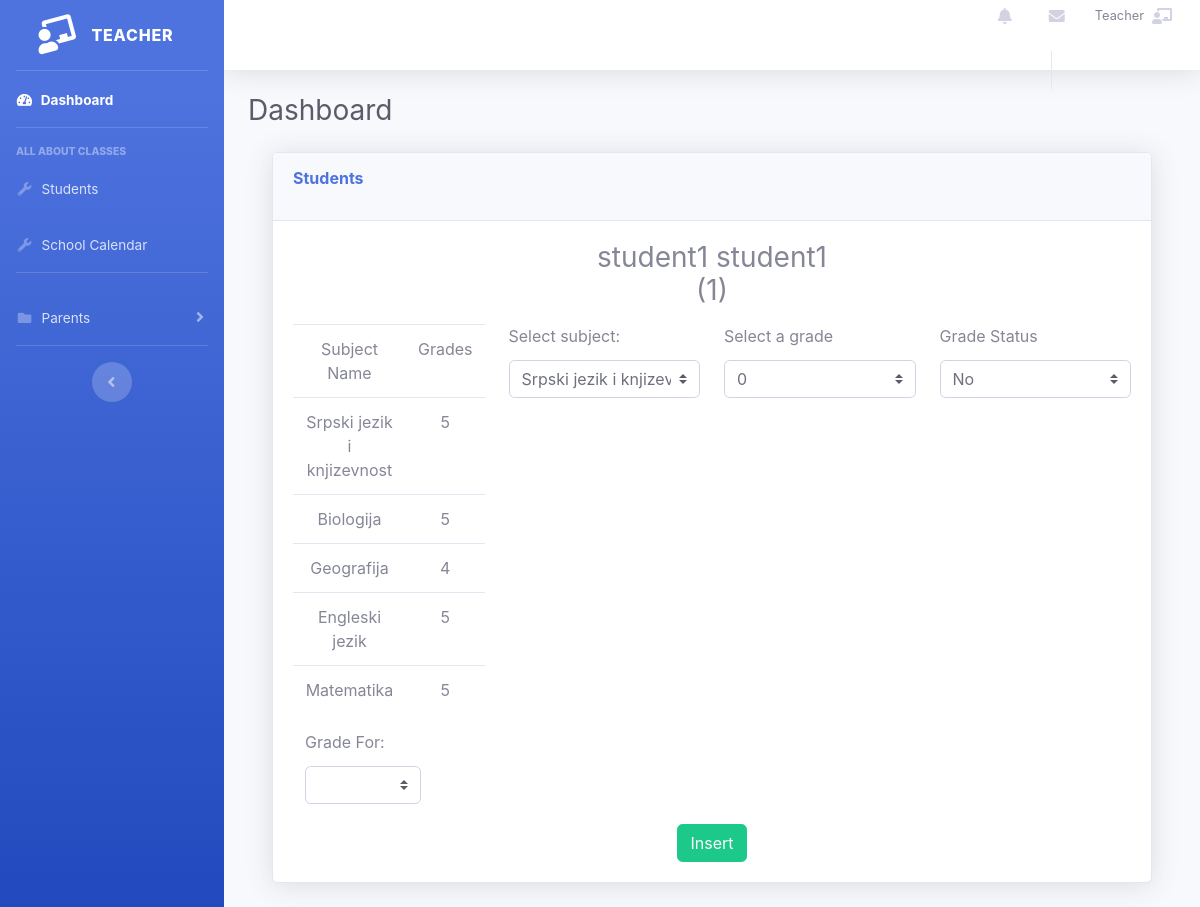
The page /users/insertg/27 (signed in) on the database as committed earlier.
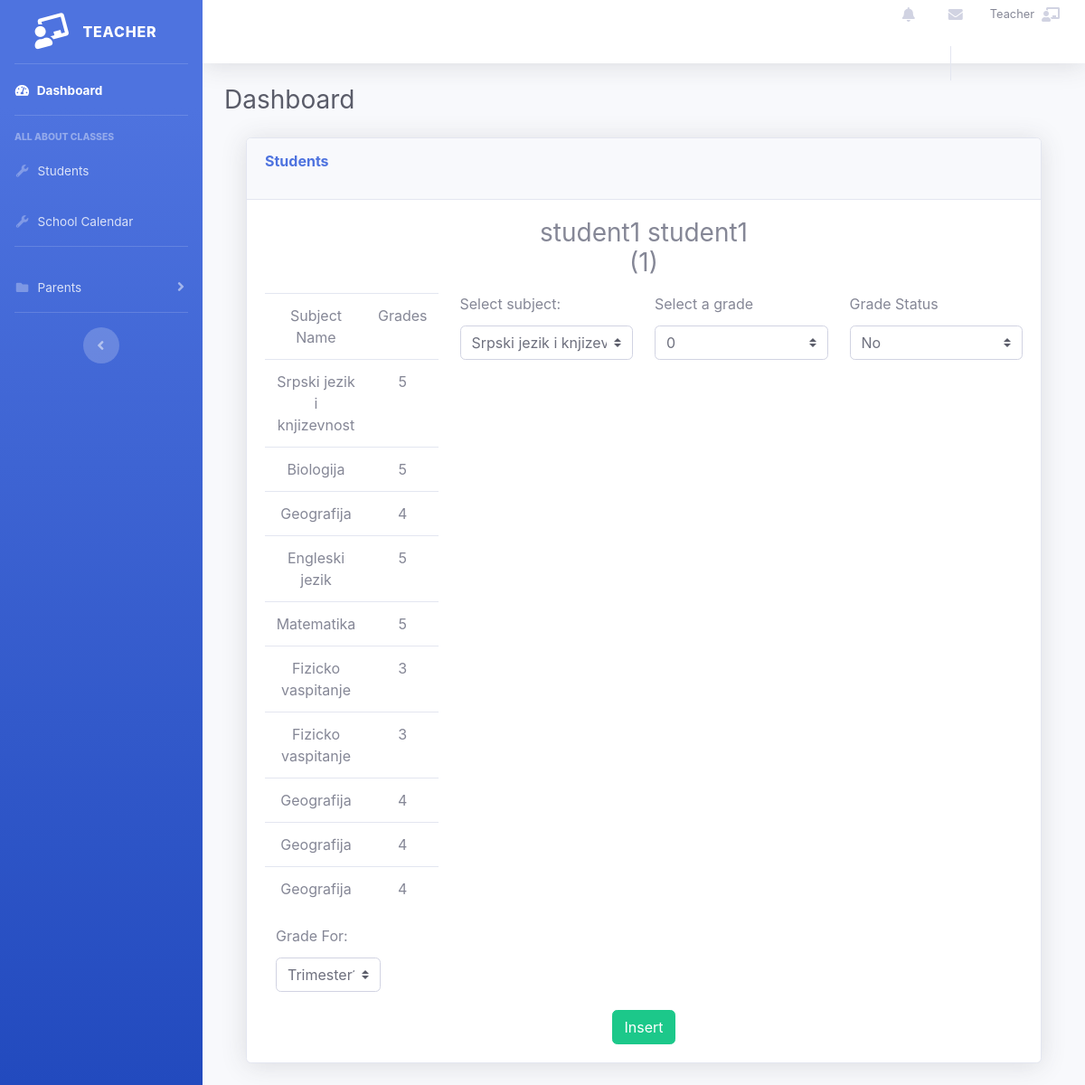
The same page on the database as committed later.
### tables this page shows
CREATE TABLE IF NOT EXISTS `students_subjects` (
  `id_student_subject` int(11) NOT NULL AUTO_INCREMENT,
  `grades` int(11) NOT NULL,
  `grade_status` tinyint(1) NOT NULL,
  `school_class_id` int(11) NOT NULL,
  `id_student` int(11) NOT NULL,
  `id_subject` int(11) NOT NULL,
  `grade_for_id` int(11) NOT NULL,
  PRIMARY KEY (`id_student_subject`),
  KEY `fk_students_subjects_students1_idx` (`id_student`),
  KEY `fk_students_subjects_subjects1_idx` (`id_subject`)
);

CREATE TABLE IF NOT EXISTS `subjects` (
  `id_subject` int(11) NOT NULL AUTO_INCREMENT,
  `name` varchar(45) NOT NULL,
  PRIMARY KEY (`id_subject`)
);

### app/libraries/Core.php (called while the page is built, shortened)
<?php
  class Core {
    protected $currentMethod = 'index';
    public function __construct(){
      $url = $this->getUrl();
      if(file_exists('../app/controllers/' . ucwords($url[0]). '.php')){
        unset($url[0]);
      }
      $this->currentController = new $this->currentController;
      if(isset($url[1])){
        if(method_exists($this->currentController, $url[1])){
          $this->currentMethod = $url[1];
          unset($url[1]);
        }
      }
      $this->params = $url ? array_values($url) : [];
      call_user_func_array([$this->currentController, $this->currentMethod], $this->params);
    }
    public function getUrl(){
      if(isset($_GET['url'])){
        $url = rtrim($_GET['url'], '/');
        $url = filter_var($url, FILTER_SANITIZE_URL);
        $url = explode('/', $url);
        return $url;
      }
    }
  }

### public/index.php (called while the page is built, shortened)
<?php
$init = new Core;

### app/libraries/Database.php (called while the page is built, shortened)
<?php
class Database
{
  private $host = DB_HOST;
  private $user = DB_USER;
  private $pass = DB_PASS;
  private $dbname = DB_NAME;
  private $dbh;
  private $stmt;
  public function __construct()
  {
    $dsn = 'mysql:host=' . $this->host . ';dbname=' . $this->dbname;
    $options = array(
      PDO::ATTR_PERSISTENT => true,
      PDO::ATTR_ERRMODE => PDO::ERRMODE_EXCEPTION
    );
    try {
      $this->dbh = new PDO($dsn, $this->user, $this->pass, $options);
    } catch (PDOException $e) {
      $this->error = $e->getMessage();
      echo $this->error;
    }
  }
  public function query($sql)
  {
    $this->stmt = $this->dbh->prepare($sql);
  }
  public function bind($param, $value, $type = null)
  {
    if (is_null($type)) {
      switch (true) {
        default:
          $type = PDO::PARAM_STR;
      }
    }
    $this->stmt->bindValue($param, $value, $type);
  }
  public function execute()
  {
    return $this->stmt->execute();
  }
  public function resultSet($fetch = PDO::FETCH_OBJ)
  {
    $this->execute();
    return $this->stmt->fetchAll($fetch);
  }
  public function single($fetch = PDO::FETCH_OBJ)
  {
    $this->execute();
    return $this->stmt->fetch($fetch);
  }
}

### app/models/Student.php (called while the page is built, shortened)
<?php
class Student
{
    private $db;
    public function __construct()
    {
        $this->db = new Database();
    }
    public function getStudentById($id)
    {
        $this->db->query('SELECT students.id_student,
                          students.first_name,
                          students.last_name,
                          students.id_school_class FROM students WHERE id_student = :id_student');
        $this->db->bind(':id_student', $id);
        $row = $this->db->single();
        return $row;
    }
}

### app/models/Grade.php (called while the page is built, shortened)
<?php
class Grade
{
    private $db;
    public function __construct()
    {
        $this->db = new Database();
    }
    public function showgrade($id)
    {
        $this->db->query('SELECT students_subjects.id_student_subject, students_subjects.grades, subjects.name, students_subjects.id_student, students_subjects.grade_status
                          FROM students_subjects
                          JOIN subjects
                          ON subjects.id_subject = students_subjects.id_subject
                          WHERE students_subjects.id_student = :id_student');
        $this->db->bind(':id_student', $id);
        $row = $this->db->resultSet();
        return $row;
    }
    public function showallgrades()
    {
        $this->db->query('SELECT grades, grade_status, school_class_id, id_student, id_subject
                          FROM students_subjects');
        $grades = $this->db->resultSet();
        return $grades;
    }
    public function getGradeIdbyStudent($id)
    {
        $this->db->query('SELECT id_student
                          FROM students_subjects
                          WHERE id_student = :id_student');
        $this->db->bind(':id_student', $id);
        $row = $this->db->single();
        return $row;
    }
    public function showGradeOptions(){
        $this->db->query('SELECT grade_for.name, grade_for.id_grade_for
                          FROM grade_for');
        $gradeOptions = $this->db->resultSet();
        return $gradeOptions;
    }
}

### app/models/Subject.php (called while the page is built, shortened)
<?php
class Subject
{
    private $db;
    public function __construct()
    {
        $this->db = new Database();
    }
    public function showallSubjects() {
        $this->db->query('SELECT id_subject,
                         name FROM subjects');
        $subjects = $this->db->resultSet();
        return $subjects;
    }
}

### app/views/teacher/grades/insertg.php (the view, shortened to what the changed rows need)
<?php require APPROOT . '/views/inc/teacher/header.php'; ?>
<div id="page-wrapper">
    <div class="container-fluid">
        <div class="row">
            <div class="col-lg-12">
            <div class="card shadow mb-4">
                <div class="card-header py-3">
                    <h6 class="m-0 font-weight-bold text-primary">Students</h6>
                </div>
                <div class="card-body">
                <h3 class="text-center student_name_st">
                    <?php echo $data['student']->first_name . " " . $data['student']->last_name ?> <p>(<?php echo $data['student']->id_school_class ?>)</p>
                </h3>
                    <form action="<?php echo URLROOT; ?>/users/insertg/<?php echo $data['student']->id_student ?>" method="POST">
                        <div class="row">
                            <div class="col">
                                    <table class="text-center table table-responsive">
                                            <thead>
                                            <td>Subject Name</td>
                                            <td>Grades</td>
                                            </thead>
                                            <tbody>
                                            <?php foreach ($data['allsubjects'] as $subject) : ?>
                                            <tr>
                                                <?php echo "<td>" . $subject->name . "</td>"; ?>
                                                <?php echo "<td>" . $subject->grades . "</td>"; ?>
                                            </tr>
                                            <?php endforeach; ?>
                                            </tbody>
                                    </table>
                            </div>
                            <div class="col">
                                <div class="form-group">
                                    <label>Select subject:</label>
                                <select name='id_subject' class="custom-select my-1 mr-sm-2" id="inlineFormCustomSelectPref">
                                    <?php foreach ($data['subjects'] as $subject) : ?>
                                        <?php echo "<option value=\"$subject->id_subject\">$subject->name</option>"; ?>
                                    <?php endforeach; ?>
                                </select>
                                </div>
                            </div>
                            <div class="col">
                                <div class="form-group">
                                    <label for="grades">Select a grade</label>
                                    <select class="custom-select my-1 mr-sm-2" name="grades" id="grades">
                                        <option default value="0">0</option>
                                    </select>
                                </div>
                            </div>
                            <div class="col">
                                <div class="form-group">
                                    <label for="grade">Grade Status</label>
                                    <select class="custom-select my-1 mr-sm-2" name="grade_status" id="grade_status">
                                        <option value="0" selected>No</option>
                                    </select>
                                </div>
                            </div>
                        </div>
                        <div class="col-2">
                                <div class="form-group">
                                    <label>Grade For:</label>
                                <select name='grade_for' class="custom-select my-1 mr-sm-2" id="inlineFormCustomSelectPref">
                                    <?php foreach ($data['gradeOptions'] as $gradeOption) : ?>
                                        <?php echo "<option value=\"$gradeOption->id_grade_for\">$gradeOption->name</option>"; ?>
                                    <?php endforeach; ?>
                                </select>
                                </div>
                            </div>
                        <div class="text-center">
                            <input type="submit" name="submit" class="btn btn-success text-center" value="Insert">
                        </div>
                    </form>
                </div>
            </div>
            </div>
        </div>
    </div>
</div>
<?php require APPROOT . '/views/inc/teacher/footer.php'; ?>

Rows that differ between the two databases and show on the page:
added students_subjects: id_subject.name "Fizicko vaspitanje", grades "3"
added students_subjects: id_subject.name "Fizicko vaspitanje", grades "3"
added students_subjects: id_subject.name "Geografija", grades "4"
added students_subjects: id_subject.name "Geografija", grades "4"
added students_subjects: id_subject.name "Geografija", grades "4"
Other text that changed with them:
form field grade_for: (not shown) → "Trimester1"
